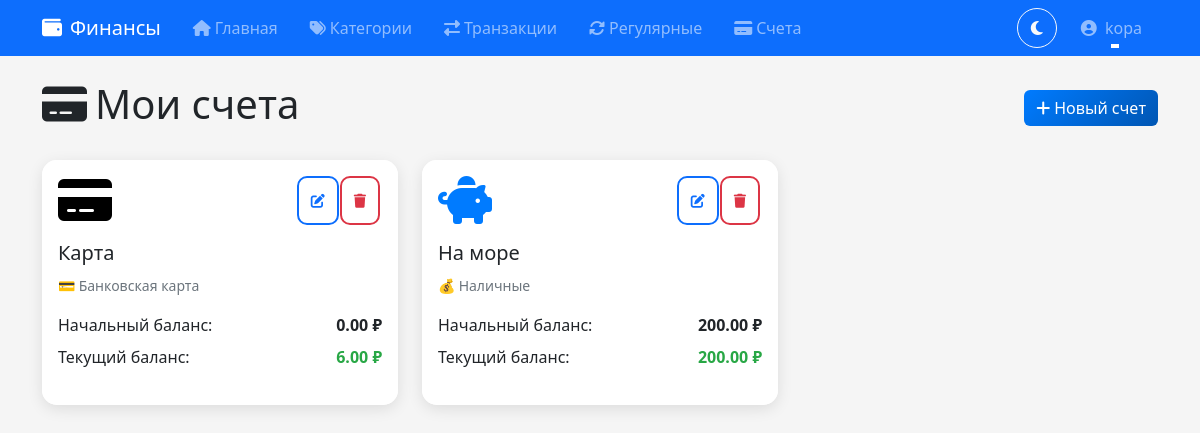
Page /accounts (signed in) on the committed database.
### models.py (models this page shows, shortened)
class User(db.Model):
    __tablename__ = 'users'
    id = db.Column(db.Integer, primary_key=True)
    username = db.Column(db.String(80), unique=True, nullable=False)
    password_hash = db.Column(db.String(200), nullable=False)
    created_at = db.Column(db.DateTime, default=datetime.now)
    categories = db.relationship('Category', backref='user', lazy=True, cascade='all, delete-orphan')
    transactions = db.relationship('Transaction', backref='user', lazy=True)
    regular_transactions = db.relationship('RegularTransaction', backref='user', lazy=True)
    accounts = db.relationship('Account', backref='user', lazy=True, cascade='all, delete-orphan')

class Account(db.Model):
    __tablename__ = 'accounts'
    id = db.Column(db.Integer, primary_key=True)
    name = db.Column(db.String(100), nullable=False)
    type = db.Column(db.String(20), nullable=False)  # cash, card, savings
    icon = db.Column(db.String(50), default='fa-wallet')
    color = db.Column(db.String(7), default='#007bff')
    initial_balance = db.Column(db.Float, default=0)
    is_active = db.Column(db.Boolean, default=True)
    order = db.Column(db.Integer, default=0)
    created_at = db.Column(db.DateTime, default=datetime.now)
    user_id = db.Column(db.Integer, db.ForeignKey('users.id'), nullable=False)
    transactions = db.relationship('Transaction', backref='account', lazy=True)
    @property
    def current_balance(self):
        from sqlalchemy import func
        income = db.session.query(func.sum(Transaction.amount))\
            .filter(Transaction.account_id == self.id, Transaction.type == 'income').scalar() or 0
        expense = db.session.query(func.sum(Transaction.amount))\
            .filter(Transaction.account_id == self.id, Transaction.type == 'expense').scalar() or 0
        return self.initial_balance + income - expense

### app.py (the view)
@app.route('/accounts')
@login_required
def accounts_list():
    user_id = session['user_id']
    accounts = AccountService.get_all_accounts(user_id)
    accounts_with_balance = []
    for acc in accounts:
        accounts_with_balance.append({
            'id': acc.id,
            'name': acc.name,
            'type': acc.type,
            'icon': acc.icon,
            'color': acc.color,
            'balance': acc.current_balance,
            'initial_balance': acc.initial_balance
        })
    return render_template('accounts/list.html', accounts=accounts_with_balance)

### app.py (called while the page is built)
def login_required(f):
    @wraps(f)
    def decorated_function(*args, **kwargs):
        if 'user_id' not in session:
            flash('Пожалуйста, авторизуйтесь для доступа к этой странице', 'warning')
            return redirect(url_for('login'))
        return f(*args, **kwargs)
    return decorated_function

@app.before_request
def load_logged_in_user():
    g.user = None
    if 'user_id' in session:
        g.user = User.query.get(session['user_id'])

### services/account_service.py (called while the page is built)
    @staticmethod
    def get_all_accounts(user_id: int) -> List[Account]:
        return Account.query.filter_by(user_id=user_id, is_active=True).order_by(Account.order).all()

### templates/accounts/list.html (shortened to what this page needs)
{% extends "base.html" %}
{% block content %}
<div class="d-flex justify-content-between align-items-center mb-4">
    <h1><i class="fas fa-credit-card me-2"></i>Мои счета</h1>
    <a href="{{ url_for('account_create') }}" class="btn btn-primary">
        <i class="fas fa-plus me-1"></i>Новый счет
    </a>
</div>
<div class="row">
    {% for account in accounts %}
    <div class="col-md-6 col-lg-4 mb-4">
        <div class="card h-100">
            <div class="card-body">
                <div class="d-flex justify-content-between align-items-start mb-3">
                    <div>
                        <i class="fas {{ account.icon }} fa-3x" style="color: {{ account.color }};"></i>
                    </div>
                    <div class="btn-group">
                        <a href="{{ url_for('account_edit', id=account.id) }}" class="btn btn-sm btn-outline-primary">
                            <i class="fas fa-edit"></i>
                        </a>
                        <button type="button" class="btn btn-sm btn-outline-danger"
                                onclick="deleteAccount({{ account.id }}, '{{ account.name }}')">
                            <i class="fas fa-trash"></i>
                        </button>
                    </div>
                </div>
                <h5 class="card-title">{{ account.name }}</h5>
                <p class="card-text">
                    <small class="text-muted">
                        {% if account.type == 'cash' %}💰 Наличные
                        {% elif account.type == 'card' %}💳 Банковская карта
                        {% else %}🏦 Сбережения
                        {% endif %}
                    </small>
                </p>
                <div class="mt-3">
                    <div class="d-flex justify-content-between">
                        <span>Начальный баланс:</span>
                        <span class="fw-bold">{{ "%.2f"|format(account.initial_balance) }} ₽</span>
                    </div>
                    <div class="d-flex justify-content-between mt-2">
                        <span>Текущий баланс:</span>
                        <span class="fw-bold {% if account.balance >= 0 %}text-success{% else %}text-danger{% endif %}" style="color: {% if account.balance >= 0 %}#28a745{% else %}#dc3545{% endif %} !important;">
                            {{ "%.2f"|format(account.balance) }} ₽
                        </span>
                    </div>
                </div>
            </div>
        </div>
    </div>
    {% endfor %}
</div>
{% endblock %}

### templates/base.html (shortened to what this page needs)
<!DOCTYPE html>
<html lang="ru">
<head>
    <link href="https://cdn.jsdelivr.net/npm/bootstrap@5.3.0/dist/css/bootstrap.min.css" rel="stylesheet">
    <link rel="stylesheet" href="https://cdnjs.cloudflare.com/ajax/libs/font-awesome/6.4.0/css/all.min.css">
    <link rel="stylesheet" href="{{ url_for('static', filename='css/style.css') }}">
    <link rel="stylesheet" href="{{ url_for('static', filename='css/themes.css') }}">
</head>
<body>
    <nav class="navbar navbar-expand-lg navbar-dark bg-primary">
        <div class="container">
            <a class="navbar-brand" href="{{ url_for('index') }}">
                <i class="fas fa-wallet me-2"></i>Финансы
            </a>
            <div class="collapse navbar-collapse" id="navbarNav">
                <ul class="navbar-nav me-auto">
                    <li class="nav-item">
                        <a class="nav-link" href="{{ url_for('index') }}">
                            <i class="fas fa-home me-1"></i>Главная
                        </a>
                    </li>
                    <li class="nav-item">
                        <a class="nav-link" href="{{ url_for('categories_list') }}">
                            <i class="fas fa-tags me-1"></i>Категории
                        </a>
                    </li>
                    <li class="nav-item">
                        <a class="nav-link" href="{{ url_for('transactions_list') }}">
                            <i class="fas fa-exchange-alt me-1"></i>Транзакции
                        </a>
                    </li>
                    <li class="nav-item">
                        <a class="nav-link" href="{{ url_for('regular_transactions_list') }}">
                            <i class="fas fa-sync-alt me-1"></i>Регулярные
                        </a>
                    </li>
                    <li class="nav-item">
                        <a class="nav-link" href="{{ url_for('accounts_list') }}">
                            <i class="fas fa-credit-card me-1"></i>Счета
                        </a>
                    </li>
                </ul>
                <ul class="navbar-nav">
                    <li class="nav-item me-2">
                        <button class="btn btn-outline-light" id="themeToggle" style="border-radius: 50%; width: 40px; height: 40px;" title="Переключить тему">
                            <i class="fas fa-moon" id="themeIcon"></i>
                        </button>
                    </li>
                    {% if session.user_id %}
                        <li class="nav-item dropdown">
                            <a class="nav-link dropdown-toggle" href="#" id="userDropdown" role="button" data-bs-toggle="dropdown" aria-expanded="false">
                                <i class="fas fa-user-circle me-1"></i>
                                {{ g.user.username if g.user else 'Пользователь' }}
                            </a>
                        </li>
                    {% endif %}
                </ul>
            </div>
        </div>
    </nav>
    <main class="container my-4">
        {% block content %}{% endblock %}
    </main>
</body>
</html>

### static/css/style.css (style rules this page uses)
* { transition: all 0.2s ease-in-out; }
.card { border-radius: 15px; box-shadow: 0 4px 15px rgba(0,0,0,0.1); border: none; margin-bottom: 20px; overflow: hidden; }
.btn-group .btn { transition: all 0.3s; }
.btn-primary { background: linear-gradient(135deg, #007bff, #0056b3); border: none; }
.btn-outline-primary, .btn-outline-danger, .btn-outline-success { border-width: 2px; }
.btn-group .btn { padding: 12px; font-weight: 500; border-radius: 10px !important; margin: 0 2px; }
.card { animation: fadeInUp 0.5s ease-out; }
.navbar-nav .nav-link { position: relative; padding: 0.5rem 1rem !important; }
.navbar-nav .nav-link::after { content: ''; position: absolute; bottom: 0; left: 50%; transform: translateX(-50%); width: 0; height: 2px; background-color: white; transition: width 0.3s; }

### static/css/themes.css (style rules this page uses)
:root { --bg-primary: #f5f5f5; --bg-secondary: #ffffff; --bg-tertiary: #e9ecef; --text-primary: #212529; --text-secondary: #6c757d; --text-muted: #6c757d; --border-color: #dee2e6; --card-bg: #ffffff; --card-header-bg: #f8f9fa; --navbar-bg: #0d6efd; --navbar-text: #ffffff; --dropdown-bg: #ffffff; --dropdown-hover: #f8f9fa; --input-bg: #ffffff; --input-border: #dee2e6; --table-bg: #ffffff; --table-header-bg: #f8f9fa; --table-row-bg: #ffffff; --table-hover-bg: rgba(0,0,0,0.05); --list-item-hover: #f8f9fa; --alert-info-bg: #cff4fc; --alert-info-text: #055160; --alert-success-bg: #d1e7dd; --alert-success-text: #0f5132; --alert-danger-bg: #f8d7da; --alert-danger-text: #842029; --alert-warning-bg: #fff3cd; --alert-warning-text: #664d03; --progress-bg: #e9ecef; --modal-bg: #ffffff; --modal-header-bg: #f8f9fa; --period-picker-bg: #f8f9fa; }
body { background-color: var(--bg-primary); color: var(--text-primary); transition: background-color 0.3s ease, color 0.3s ease; }
.card { background-color: var(--card-bg); border-color: var(--border-color); }
.card-body { background-color: var(--card-bg); color: var(--text-primary); }
.text-muted { color: var(--text-muted) !important; }
.navbar-dark { background-color: var(--navbar-bg) !important; }

### rows in the picture
User: user "kopa"
Account: name "Карта", type "💳 Банковская карта", initial_balance "0.00", balance "6.00"
Account: name "На море", type "💰 Наличные", initial_balance "200.00", balance "200.00"
